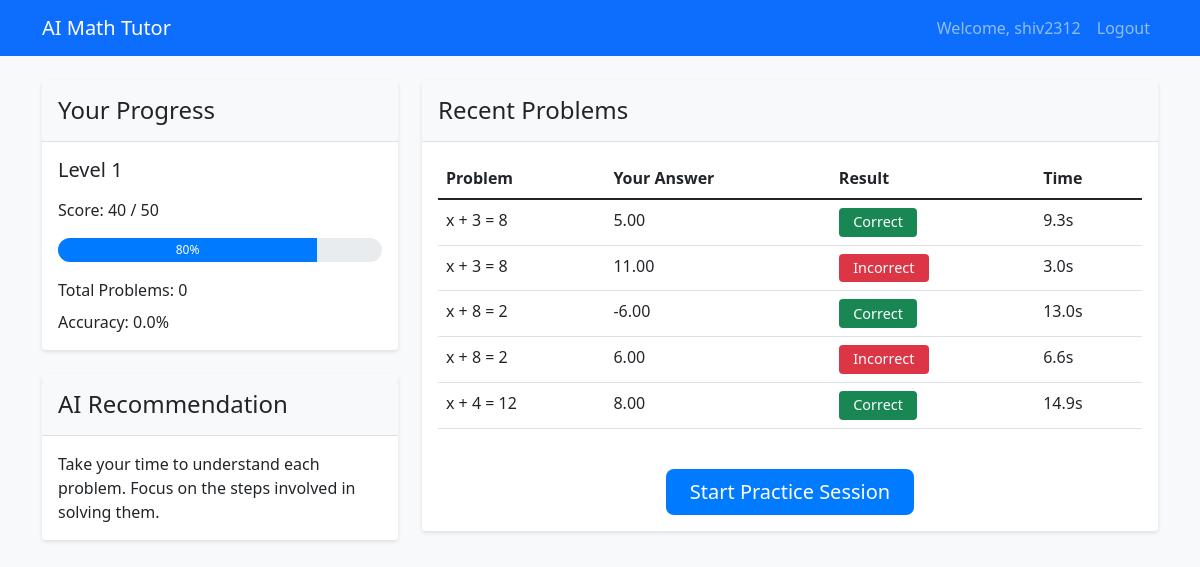
The page /dashboard (signed in) on the database its author committed.
### app.py (models this page shows)
class User(db.Model):
    id = db.Column(db.Integer, primary_key=True)
    username = db.Column(db.String(80), unique=True, nullable=False)
    level = db.Column(db.Integer, default=1)
    score = db.Column(db.Integer, default=0)
    total_problems = db.Column(db.Integer, default=0)
    correct_answers = db.Column(db.Integer, default=0)
    last_active = db.Column(db.DateTime, default=datetime.utcnow)

class ProblemHistory(db.Model):
    id = db.Column(db.Integer, primary_key=True)
    user_id = db.Column(db.Integer, db.ForeignKey('user.id'), nullable=False)
    problem = db.Column(db.String(200), nullable=False)
    answer = db.Column(db.Float, nullable=False)
    student_answer = db.Column(db.Float, nullable=True)
    is_correct = db.Column(db.Boolean, default=False)
    time_taken = db.Column(db.Float, nullable=True)
    created_at = db.Column(db.DateTime, default=datetime.utcnow)

### app.py (the view)
@app.route('/dashboard')
def dashboard():
    if 'username' not in session:
        return redirect(url_for('login'))
    user = User.query.get(session['user_id'])
    if not user:
        return redirect(url_for('logout'))
    recent_problems = ProblemHistory.query.filter_by(user_id=user.id)\
        .order_by(ProblemHistory.created_at.desc())\
        .limit(5).all()
    performance = math_tutor.get_performance_analysis()
    return render_template('dashboard.html',
                         user=user,
                         recent_problems=recent_problems,
                         performance=performance)

### templates/dashboard.html (shortened to what this page needs)
{% extends "base.html" %}
{% block content %}
<div class="row">
    <div class="col-md-4">
        <div class="card mb-4">
            <div class="card-header">
                <h4 class="mb-0">Your Progress</h4>
            </div>
            <div class="card-body">
                <h5 class="mb-3">Level {{ user.level }}</h5>
                <p class="mb-2">Score: {{ user.score }} / 50</p>
                <div class="progress mb-3">
                    {% set progress = ((user.score/50)*100)|round|int %}
                    {% set progress_class = 'progress-bar-' ~ ((progress//10)*10)|string %}
                    <div class="progress-bar {{ progress_class }}"
                         role="progressbar"
                         aria-valuenow="{{ user.score }}"
                         aria-valuemin="0"
                         aria-valuemax="50">
                         {{ progress }}%
                    </div>
                </div>
                <p class="mb-2">Total Problems: {{ performance.total_problems }}</p>
                <p class="mb-0">Accuracy: {{ "%.1f"|format(performance.accuracy) }}%</p>
            </div>
        </div>
        <div class="card">
            <div class="card-header">
                <h4 class="mb-0">AI Recommendation</h4>
            </div>
            <div class="card-body">
                <p class="mb-0">{{ performance.suggestion }}</p>
            </div>
        </div>
    </div>
    <div class="col-md-8">
        <div class="card">
            <div class="card-header">
                <h4 class="mb-0">Recent Problems</h4>
            </div>
            <div class="card-body">
                {% if recent_problems %}
                    <div class="table-responsive">
                        <table class="table table-hover">
                            <thead>
                                <tr>
                                    <th>Problem</th>
                                    <th>Your Answer</th>
                                    <th>Result</th>
                                    <th>Time</th>
                                </tr>
                            </thead>
                            <tbody>
                                {% for problem in recent_problems %}
                                    <tr>
                                        <td>{{ problem.problem }}</td>
                                        <td>{{ "%.2f"|format(problem.student_answer) }}</td>
                                        <td>
                                            {% if problem.is_correct %}
                                                <span class="badge bg-success">Correct</span>
                                            {% else %}
                                                <span class="badge bg-danger">Incorrect</span>
                                            {% endif %}
                                        </td>
                                        <td>{{ "%.1f"|format(problem.time_taken) }}s</td>
                                    </tr>
                                {% endfor %}
                            </tbody>
                        </table>
                    </div>
                {% else %}
                    <div class="text-center py-4">
                        <p class="mb-0">No problems solved yet. Start practicing!</p>
                    </div>
                {% endif %}
                <div class="text-center mt-4">
                    <a href="{{ url_for('practice') }}" class="btn btn-lg btn-primary">
                        Start Practice Session
                    </a>
                </div>
            </div>
        </div>
    </div>
</div>
{% endblock %}

### templates/base.html (shortened to what this page needs)
<!DOCTYPE html>
<html lang="en">
<head>
    <link href="https://cdn.jsdelivr.net/npm/bootstrap@5.1.3/dist/css/bootstrap.min.css" rel="stylesheet">
    <link rel="stylesheet" href="{{ url_for('static', filename='css/style.css') }}">
</head>
<body>
    <nav class="navbar navbar-expand-lg navbar-dark bg-primary">
        <div class="container">
            <a class="navbar-brand" href="{{ url_for('dashboard') }}">AI Math Tutor</a>
            {% if session.username %}
            <div class="navbar-nav ms-auto">
                <span class="nav-item nav-link">Welcome, {{ session.username }}</span>
                <a class="nav-item nav-link" href="{{ url_for('logout') }}">Logout</a>
            </div>
            {% endif %}
        </div>
    </nav>
    <div class="container mt-4">
        {% block content %}{% endblock %}
    </div>
</body>
</html>

### static/css/style.css (style rules this page uses)
body { background-color: #f8f9fa; font-family: 'Segoe UI', Tahoma, Geneva, Verdana, sans-serif; }
.card { box-shadow: 0 2px 4px rgba(0,0,0,0.1); border: none; margin-bottom: 20px; }
.card-header { background-color: #f8f9fa; border-bottom: 1px solid rgba(0,0,0,0.1); padding: 1rem; }
.progress { height: 1.5rem; background-color: #e9ecef; border-radius: 1rem; margin: 1rem 0; overflow: hidden; }
.progress-bar { display: flex; flex-direction: column; justify-content: center; overflow: hidden; color: #fff; text-align: center; white-space: nowrap; background-color: #007bff; transition: width 0.6s ease; }
.progress-bar-80 { width: 80%; }
.btn { padding: 0.5rem 1.5rem; border-radius: 0.5rem; transition: all 0.3s ease; }
.btn-primary { background-color: #007bff; border: none; }
.badge { padding: 0.5em 1em; font-size: 0.9rem; font-weight: 500; }

### rows shown on the page
User: username "shiv2312", level "1", score "40"
ProblemHistory: problem "x + 3 = 8", student_answer "5.00", is_correct "Correct", time_taken "9.3"
ProblemHistory: problem "x + 3 = 8", student_answer "11.00", is_correct "Incorrect", time_taken "3.0"
ProblemHistory: problem "x + 8 = 2", student_answer "-6.00", is_correct "Correct", time_taken "13.0"
ProblemHistory: problem "x + 8 = 2", student_answer "6.00", is_correct "Incorrect", time_taken "6.6"
ProblemHistory: problem "x + 4 = 12", student_answer "8.00", is_correct "Correct", time_taken "14.9"

### other values the page prints
{{ progress }} "80"
{{ performance.total_problems }} "0"
{{ "%.1f"|format(performance.accuracy) }} "0.0"
{{ performance.suggestion }} "Take your time to understand each problem. Focus on the steps involved in solving them."
